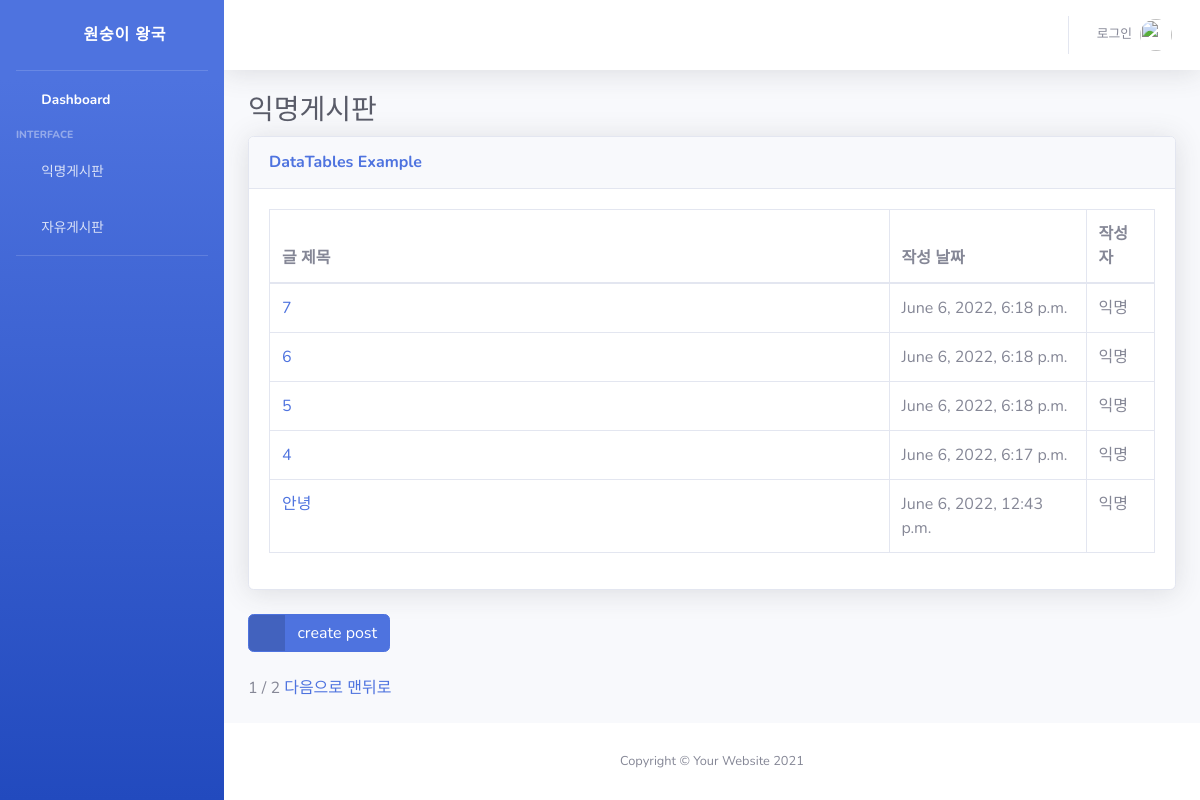
The page / on the database its author committed.
### snsapp/models.py (models this page shows, shortened)
class Post(models.Model):
    title = models.CharField(max_length=200)
    body = models.TextField()
    date = models.DateTimeField(auto_now_add=True)

### snsapp/views.py (the view)
# urls.py: 2. Add a URL to urlpatterns:  path('', views.home, name='home')
def home(request):
    posts = Post.objects.filter().order_by('-date')
    paginator = Paginator(posts, 5)
    pagnum = request.GET.get('page')
    posts = paginator.get_page(pagnum)
    return render(request, 'index.html', {'posts' : posts})

### snsapp/templates/index.html (shortened to what this page needs)
{% extends 'base.html' %}
{% block content %}
<h1 class="h3 mb-2 text-gray-800">익명게시판</h1>
<div class="card shadow mb-4">
    <div class="card-header py-3">
        <h6 class="m-0 font-weight-bold text-primary">DataTables Example</h6>
    </div>
    <div class="card-body">
        <div class="table-responsive">
            <table class="table table-bordered" id="dataTable" width="100%" cellspacing="0">
                <thead>
                    <tr>
                        <th style="width: 70%;">글 제목</th>
                        <th>작성 날짜</th>
                        <th>작성자</th>
                    </tr>
                </thead>
                <tbody>
                    {% for post in posts %}
                    <tr>
                        <td><a href="{% url 'detail' post.id%}">{{ post.title }}</a></td>
                        <td>{{ post.date }}</td>
                        <td>익명</td>
                    </tr>
                    {% endfor %}
                </tbody>
            </table>
        </div>
    </div>
</div>
<a href="{% url 'postcreate' %}" class="btn btn-primary btn-icon-split">
    <span class="icon text-white-50">
        <i class="fas fa-flag"></i>
    </span>
    <span class="text">create post</span>
</a>
<br />
<br />
<span>{{ posts.number }}</span>
<span>/</span>
<span>{{ posts.paginator.num_pages }}</span>
{% if posts.has_next %}
<a href="?page={{ posts.paginator.num_pages}}">다음으로</a>
<a href="?page={{ posts.next_page_number }}">맨뒤로</a>
{% endif %}
{% endblock %}

### snsapp/templates/base.html (shortened to what this page needs)
{% load static %}
<!DOCTYPE html>
<html lang="en">
<head>
    <link href="{% static 'vendor/fontawesome-free/css/all.min.css' %}" rel="stylesheet" type="text/css">
    <link href="{%  static 'css/sb-admin-2.min.css' %}" rel="stylesheet">
</head>
<body id="page-top">
    <div id="wrapper">
        <ul class="navbar-nav bg-gradient-primary sidebar sidebar-dark accordion" id="accordionSidebar">
            <a class="sidebar-brand d-flex align-items-center justify-content-center" href="{% url 'home' %}">
                <div class="sidebar-brand-icon rotate-n-15">
                    <i class="fas fa-laugh-wink"></i>
                </div>
                <div class="sidebar-brand-text mx-3">원숭이 왕국</div>
            </a>
            <hr class="sidebar-divider my-0">
            <li class="nav-item active">
                <a class="nav-link" href="index.html">
                    <i class="fas fa-fw fa-tachometer-alt"></i>
                    <span>Dashboard</span></a>
            </li>
            <div class="sidebar-heading">
                Interface
            </div>
            <li class="nav-item">
                <a class="nav-link collapsed" href="{% url 'home' %}">
                    <i class="fas fa-fw fa-folder-open"></i>
                    <span>익명게시판</span>
                </a>
            </li>
            <li class="nav-item">
                <a class="nav-link collapsed" href="{% url 'freehome' %}">
                    <i class="fas fa-fw fa-folder"></i>
                    <span>자유게시판</span>
                </a>
            </li>
            <hr class="sidebar-divider">
        </ul>
        <div id="content-wrapper" class="d-flex flex-column">
            <div id="content">
                <nav class="navbar navbar-expand navbar-light bg-white topbar mb-4 static-top shadow">
                    <ul class="navbar-nav ml-auto">
                        <li class="nav-item dropdown no-arrow">
                            <a class="nav-link dropdown-toggle" href="#" id="userDropdown" role="button"
                                data-toggle="dropdown" aria-haspopup="true" aria-expanded="false">
                                {% if user.is_authenticated %}
                                <span class="mr-2 d-none d-lg-inline text-gray-600 small">{{ user.username }}</span>
                                {% else %}
                                <span class="mr-2 d-none d-lg-inline text-gray-600 small">로그인</span>
                                {% endif %}
                                <img class="img-profile rounded-circle"
                                    src="{% static 'img/undraw_profile.svg' %}">
                            </a>
                        </li>
                    </ul>
                </nav>
                <div class="container-fluid">
                {% block content %}
                {% endblock %}
                </div>
            </div>
            <footer class="sticky-footer bg-white">
                <div class="container my-auto">
                    <div class="copyright text-center my-auto">
                        <span>Copyright &copy; Your Website 2021</span>
                    </div>
                </div>
            </footer>
        </div>
    </div>
</body>
</html>

### rows shown on the page
Post: title "7", date "June 6, 2022, 6:18 p.m."
Post: title "6", date "June 6, 2022, 6:18 p.m."
Post: title "5", date "June 6, 2022, 6:18 p.m."
Post: title "4", date "June 6, 2022, 6:17 p.m."
Post: title "안녕", date "June 6, 2022, 12:43 p.m."

### other values the page prints
{{ posts.number }} "1"
{{ posts.paginator.num_pages }} "2"
